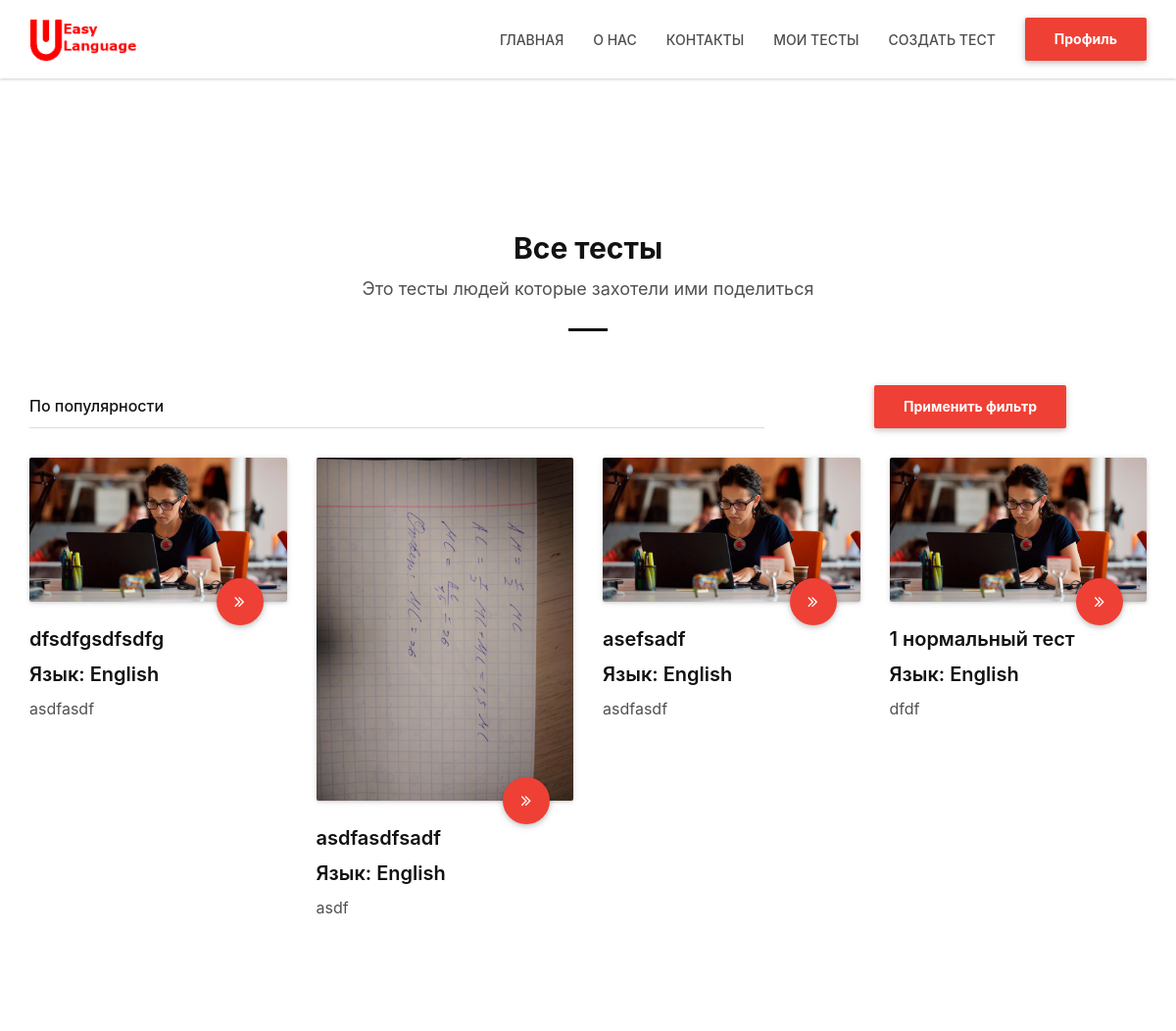
The page / (signed in) on the database its author committed.
### data/tests.py (models this page shows)
class Test(SqlAlchemyBase, SerializerMixin):
    __tablename__ = 'tests'
    id = sqlalchemy.Column(sqlalchemy.Integer,
                           primary_key=True, autoincrement=True)
    title = sqlalchemy.Column(sqlalchemy.String, nullable=True)
    title_picture = sqlalchemy.Column(sqlalchemy.String, nullable=True)
    type = sqlalchemy.Column(sqlalchemy.String, nullable=True)
    made_date = sqlalchemy.Column(sqlalchemy.DateTime,
                                  default=datetime.datetime.now)
    creator = sqlalchemy.Column(sqlalchemy.Integer,
                                sqlalchemy.ForeignKey("users.id"))
    language_id = sqlalchemy.Column(sqlalchemy.Integer,
                                    sqlalchemy.ForeignKey("categories.id"))
    open = sqlalchemy.Column(sqlalchemy.Boolean, nullable=True,
                             default=False)
    description = sqlalchemy.Column(sqlalchemy.String, nullable=True)
    data = sqlalchemy.Column(sqlalchemy.String, nullable=True, default='{}')
    language = orm.relation('Category')
    user = orm.relation('User')

### main.py (the view)
@application.route('/index/', methods=['GET', 'POST'])
@application.route('/index/<int:page_id>', methods=['GET', 'POST'])
@application.route('/', methods=['GET', 'POST'])
@application.route('/<int:page_id>', methods=['GET', 'POST'])
def index(page_id=1):
    session['current_second_test_length'] = 2
    session['current_first_test_length'] = 2
    session['current_images_stack'] = []
    if not current_user.is_authenticated:
        return render_template('index.html')
    db_sess = db_session.create_session()
    user = db_sess.query(User).filter(User.id == current_user.get_id()).first()
    if request.method == 'POST':
        block_filter = {'По популярности': 0, 'По названию': 1, 'По дате (сначала старые)': 2,
                        'По дате (сначала новые)': 3}
        user.current_filter = block_filter[str(request.form).split('block_filter')[-1].split("'")[2]]
        db_sess.add(user)
        db_sess.commit()
    tests = db_sess.query(Test).filter(Test.open == 1).all()
    if len(tests) // 12 + 1 < page_id:
        abort(404)
    languages = {}
    for i in db_sess.query(Category).all():
        languages[i.id] = i.name
    for i in tests:
        i.test_language = languages[i.language_id]
    if user.current_filter == 1:
        tests = sorted(tests, key=lambda x: x.title)
    if len(tests) > 12 * page_id:
        next_page_id = page_id + 1
    else:
        next_page_id = 0
    if page_id > 1:
        previous_page_id = page_id - 1
    else:
        previous_page_id = 0
    return render_template('index_for_log_users.html', tests=tests[12 * (page_id - 1):12 * page_id],
                           current_filter=user.current_filter, page=[previous_page_id, next_page_id])

### data/db_session.py (called while the page is built)
def create_session() -> Session:
    global __factory
    return __factory()

### main.py (called while the page is built)
@login_manager.user_loader
def load_user(user_id):
    db_sess = db_session.create_session()
    return db_sess.query(User).get(user_id)

### templates/index_for_log_users.html (shortened to what this page needs)
{% extends "main_form_design.html" %}
{% block content %}
    <div class="white-section section-lg-padding border-bottom">
        <div class="section-container">
            <div class="container">
                <div class="row">
                    <div class="title-block-container text-center">
                        <h2>Все тесты</h2>
                        <p>Это тесты людей которые захотели ими поделиться</p>
                        <div class="line-separator"></div>
                    </div>
                    <div class="form-block-container text-center">
                        <form method="post" action="">
                            <div class="col-md-8">
                                <div class="form-group">
                                </div>
                            </div>
                            <div class="col-md-4">
                                <div class="form-group">
                                    <button type="submit" class="btn btn-lpbuilder wave-effect">Применить фильтр</button>
                                </div>
                            </div>
                        </form>
                    </div>
                    {% for test in tests %}
                        <div class="col-md-3 col-sm-6 content-block">
                            <div class="content-block-container" style="height: 333px;">
                                <div class="image-block">
                                    <div class="image-block-container">
                                        <img src="{{ url_for('static', filename=test.title_picture) }}" alt="Image Block">
                                        <a href="/test_site/{{ test.id }}" title="Web design" class="btn-lpbuilder-circle btn-lpbuilder-circle-md wave-effect"><i class="fa fa-angle-double-right"></i></a>
                                    </div>
                                </div>
                                <h4>{{test.title}}</h4>
                                <h4>Язык: {{test.test_language}}</h4>
                                <p>{{test.description}}</p>
                            </div>
                        </div>
                    {% endfor %}
                    {% for test in range(4 - tests|length % 4) %}
                        <div class="col-md-3 col-sm-6 content-block">
                            <div class="content-block-container" style="height: 333px;">
                            </div>
                        </div>
                    {% endfor %}
                </div>
            </div>
        </div>
    </div>
{% endblock %}

### rows shown on the page
Test: title_picture (picture), title "dfsdfgsdfsdfg", test_language "English", description "asdfasdf"
Test: title_picture (picture), title "asdfasdfsadf", test_language "English", description "asdf"
Test: title_picture (picture), title "asefsadf", test_language "English", description "asdfasdf"
Test: title_picture (picture), title "1 нормальный тест", test_language "English", description "dfdf"
